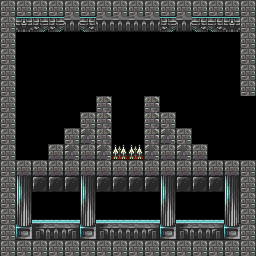

Below is a game level as drawn by its tile map, then a one-line description and the .tmx file that defines it, in full:
An orthogonal 16x16 tile map with 16x16 px tiles, 1 tile layer (Calque de Tile 1).

<map version="1.2" tiledversion="1.2.3" orientation="orthogonal" renderorder="right-down" width="16" height="16" tilewidth="16" tileheight="16" infinite="0" nextlayerid="2" nextobjectid="1">
 <tileset firstgid="1" source="../tileset.tsx" />
 <layer id="1" name="Calque de Tile 1" width="16" height="16">
  <data encoding="csv">
27,27,27,27,27,27,27,27,27,27,27,27,27,27,27,27,
27,68,69,69,34,67,34,34,34,34,69,34,67,67,68,27,
27,0,0,0,0,0,0,0,0,0,0,0,0,0,0,27,
27,0,0,0,0,0,0,0,0,0,0,0,0,0,0,27,
27,0,0,0,0,0,0,0,0,0,0,0,0,0,0,27,
27,0,0,0,0,0,0,0,0,49,0,0,0,0,0,27,
27,0,0,0,0,0,11,0,0,11,0,0,0,50,0,0,
27,201,0,0,0,27,11,0,0,11,27,0,0,0,0,0,
27,0,0,0,27,43,11,0,0,11,43,27,0,0,0,0,
27,0,0,59,43,59,43,195,195,43,59,43,59,0,0,0,
27,59,59,59,59,59,59,59,59,59,59,59,59,59,59,27,
27,116,37,37,37,116,37,37,37,37,116,37,37,37,116,27,
27,132,0,0,0,132,0,0,0,0,132,0,0,0,132,27,
27,148,18,18,18,148,18,18,18,18,148,18,18,18,148,27,
27,164,33,34,35,164,33,34,34,35,164,33,34,35,164,27,
27,27,27,27,27,27,27,27,27,27,27,27,27,27,27,27
</data>
 </layer>
</map>
